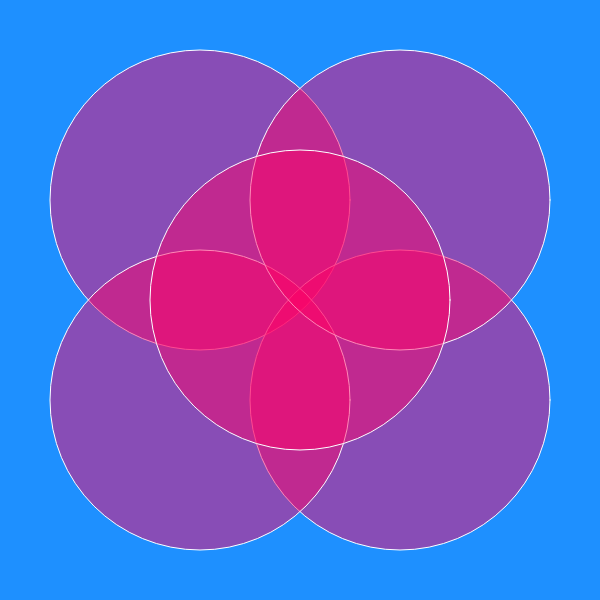
Frame 1 (no input)
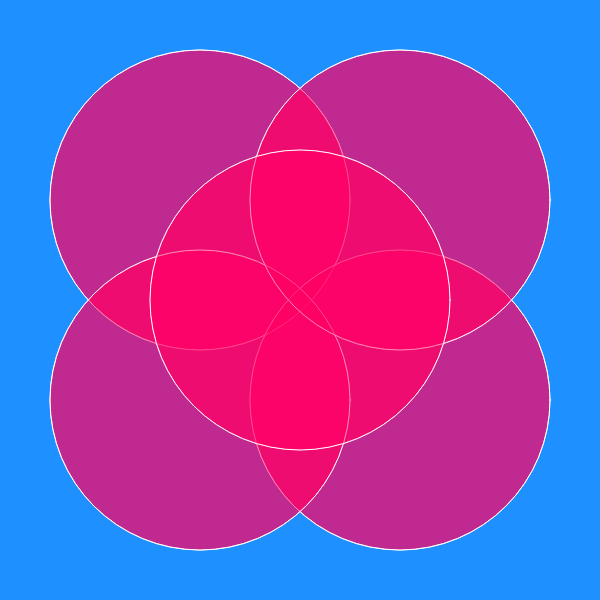
Frame 2 (the mouse pressed at the canvas centre, redrawn once)

The p5.js sketch that drew these frames (run headless with seeded random() and noise() and a simulated clock; the mouse was pressed at the canvas centre and the sketch redrawn once):

// p5.js sketch
// ── sketch.js
function setup() {
  WIDTH = 600;
  HEIGHT = 600;
  createCanvas(WIDTH, HEIGHT);
  background('rgb(30,144,255)');
  noLoop();
}

function draw() {
  stroke(255,255,255);
  fill(255, 0, 100,120);  
  ellipse(WIDTH/3,HEIGHT/3,WIDTH/2,HEIGHT/2);
  ellipse(2*WIDTH/3,2*HEIGHT/3,WIDTH/2,HEIGHT/2);
  ellipse(WIDTH/3,2*HEIGHT/3,WIDTH/2,HEIGHT/2);
  ellipse(2*WIDTH/3,HEIGHT/3,WIDTH/2,HEIGHT/2);
  ellipse(WIDTH/2,HEIGHT/2,WIDTH/2,HEIGHT/2);
}
